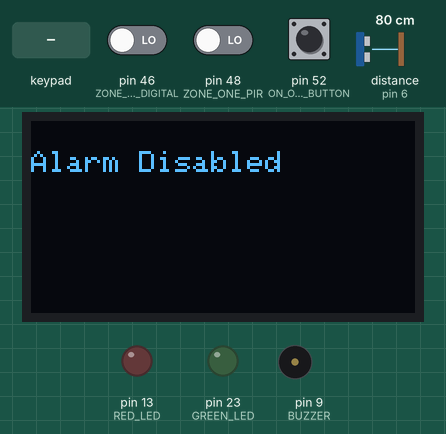
Simulated run of this sketch. Board: Arduino Mega 2560, built with avr-gcc and run on an emulated ATmega2560. On the bench: 128×64 one-colour display, output pins drawn as LEDs (lit = HIGH), buzzer (waves = sounding). The test bench sets the inputs (shaded band); at power-on: pin 52 (ON_OFF_BUTTON) HIGH, pin 46 (ZONE_TWO_IR_DIGITAL) LOW, pin 48 (ZONE_ONE_PIR) LOW, distance to the obstacle (sensor on pin 6) 80 cm. The echo pulse lasts 58.3 µs per cm; pins used as bus, display or sensor lines are not drawn; what the sketch prints to the serial monitor is not drawn.

Above: at 3.2 s.
3.3 s: pin 52 (ON_OFF_BUTTON) pulled LOW for 1.2 s
At 4.9 s:
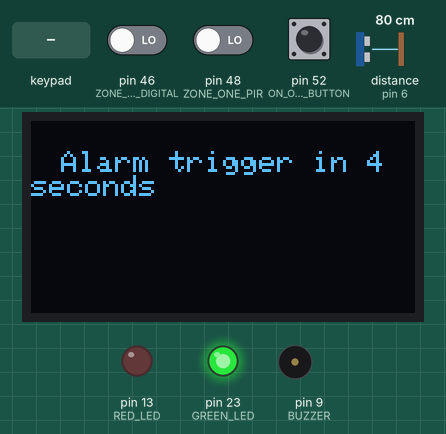
7.7 s: keypad keys 1 2 3 4 * pressed 1.395 s apart
At 8.8 s:
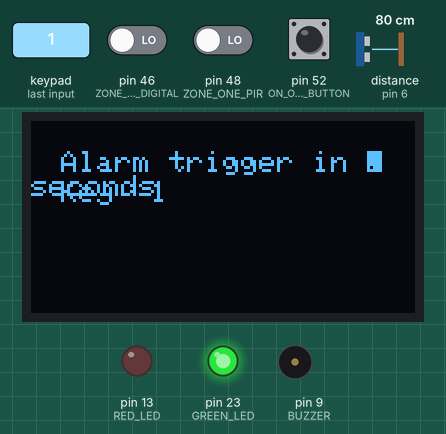
At 13.9 s:
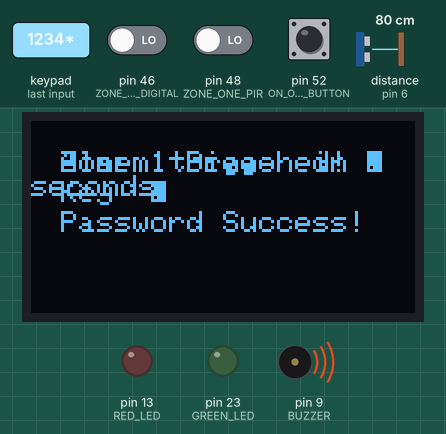
16.1 s: key 'A' pressed
18.0 s: keypad keys 1 2 3 4 # pressed 1.395 s apart
29.1 s: key 'B' pressed
33.2 s: key 'C' pressed
Timing chart, 0 to 36.2 s (numbered marks = the images above; inputs shaded):
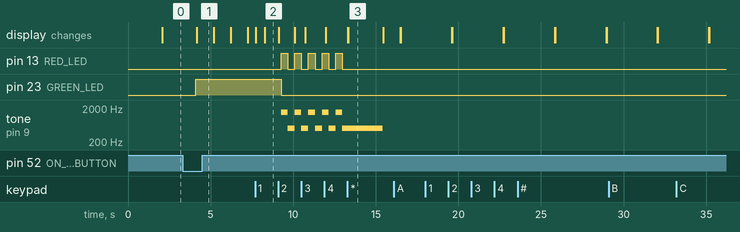

The sketch:

Alarm_System.ino
```cpp
/*
*
* Code written by Oladeji Sanyaolu (2025-2-06)
*
* Arduino Home Alarm System
*
* Project for BEng Computer Engineer 2nd Year (TUS Athlone)
*
*/

// Libraries to use
#include <Password.h>
#include <Keypad.h>

// For the OLED
#include <Wire.h>
#include <Adafruit_GFX.h>
#include <Adafruit_SSD1306.h>

// Define the Screen Width, Height - in pixels
#define OLED_SCREEN_WIDTH 128
#define OLED_SCREEN_HEIGHT 64
#define OLED_RESET     -1 // Reset pin # (or -1 if sharing Arduino reset pin)
#define OLED_SCREEN_ADDRESS 0x3C

// Pin Numbers
const int RED_LED = 13;
const int GREEN_LED = 23;
const int BUZZER = 9;
const int ON_OFF_BUTTON = 52;

// const int ENTRY_EXIT = 53; // no longer using buttons for Entry/Exit
const int ENTRY_EXIT_ULTRASONIC_TRIG = 7;
const int ENTRY_EXIT_ULTRASONIC_ECHO = 6;

const int ZONE_ONE_PIR = 48;
#define ZONE_ONE_SOUND A2

const int ZONE_TWO_IR_DIGITAL = 46;
#define ZONE_TWO_TEMP A0

// Time constants
const int FIVE_SEC = 5000;

// Zone states
int EntryExitState;
int OnOffState;

int ZoneOneState;
int ZoneTwoState;

// Boolean to arm alarm
bool alarmArmed = false;

// Variables for ENTRY_EXIT_Ultrasonic
long entry_exit_duration;
float entry_exit_distance;

// Variables for my_delay()
//int period = 1000;
unsigned long time_now = 0;

// Defining the Password function
Password password = Password("1234");

// Defining the OLED function (SSD1306 connected to I2C)
Adafruit_SSD1306 oled(OLED_SCREEN_WIDTH, OLED_SCREEN_HEIGHT, &Wire, OLED_SCREEN_ADDRESS);

/**************
* Defining the Keypad Function
***************/
const byte ROWS = 4; // four rows
const byte COLS = 4; // four columns

char keys[ROWS][COLS] = { // Define the Keymap
  {'1','2','3', 'A'},
  {'4','5','6', 'B'},
  {'7','8','9', 'C'},
  {'*','0','#', 'D'} // (*) is to validate password // (#) is to reset password attempt
};

byte rowPins[ROWS] = {22, 24, 26, 28};//{9, 8, 7, 6}; // connect to the row pinouts of the keypad (Keypad ROW0, ROW1, ROW2, and ROW3)
byte colPins[COLS] = {30, 32, 34, 36}; //{5, 4, 3, 2}; // connect to the column pinouts of the keypad (Keypad COL0, COL1, COL2, COL3)

// Create the Keypad
Keypad keypad = Keypad( makeKeymap(keys), rowPins, colPins, ROWS, COLS );
/**************
* End of defining the Keypad Function
***************/


// the setup function runs once when you press reset or power the board
void setup() {
  Serial.begin(9600);

  //I2CScanner();
  // Initialize digital pin LED_BUILTIN as an output.
  //pinMode(LED_BUILTIN, OUTPUT);

  // Set the LEDs as an output
  pinMode(RED_LED, OUTPUT);
  pinMode(GREEN_LED, OUTPUT);

  // Set the buzzer as an output
  pinMode(BUZZER, OUTPUT);

  // Set the given pins to be an input pull-up
  pinMode(ON_OFF_BUTTON, INPUT_PULLUP);
  // pinMode(ENTRY_EXIT, INPUT_PULLUP); // no longer using a button for Entry/Exit
  pinMode(ENTRY_EXIT_ULTRASONIC_TRIG, OUTPUT);
  pinMode(ENTRY_EXIT_ULTRASONIC_ECHO, INPUT);

  // Setup for Zone 1
  pinMode(ZONE_ONE_PIR, INPUT);
  pinMode(ZONE_ONE_SOUND, INPUT);

  // Setup for Zone 2
  pinMode(ZONE_TWO_IR_DIGITAL, INPUT);
  pinMode(ZONE_TWO_TEMP, INPUT);

  // Have the keypad listen for input
  keypad.addEventListener(keypadEvent);

  // Turn off the LEDs
  digitalWrite(RED_LED, LOW);
  digitalWrite(GREEN_LED, LOW);

  initOLED();
}

// the loop function runs over and over again forever
void loop() {
  keypad.getKey();
  toggleAlarm(); // Check if the alarm has been enabled
  displayOLEDText("Alarm Disabled");

  while(alarmArmed == true) { // The state is set to ON
    keypad.getKey(); // Just in case the home-owner wishes to disarm the alarm
    Serial.println("ALARM_ENABLED"); // For Processing

    // Clear the OLED
    oled.clearDisplay();

    // Check the zones
    read_entry_exit();
    read_zone_1();
    read_zone_2();

    if (EntryExitState == 1) { // Entry/Exit zone has been breached
      displayOLEDText("Entry/Exit zone accessed."); // TODO: Use for OLED
      countdown(10);
      // Serial.println("Entry Exit zone breeched"); // TODO: Use for OLED
      keypad.getKey();

      while(alarmArmed == true) { // The alarm has been triggered
        keypad.getKey();
        flash();

        displayOLEDTextPositon("Entry/Exit Breached!", 10, 10);
        Serial.println("ENTRY_EXIT_BREACH"); // For Processing
      }
    }


    if (ZoneOneState == 1) { // Zone 1 has been breached
      countdown(5);
      keypad.getKey();

      while(alarmArmed == true) { // The alarm has been triggered by Zone 1
        keypad.getKey();
        flash();

        displayOLEDTextPositon("Zone 1 Breached!", 10, 10); // Serial.println("Zone 1 Breached"); // TODO: Use for OLED
        Serial.println("ZONE_1_BREACH"); // For Processing
      }
    }

    if (ZoneTwoState == 1) { // Zone 2 has been breached
      countdown(5);
      keypad.getKey();

      while(alarmArmed == true) { // The alarm has been triggered by Zone 2
        keypad.getKey();
        flash();

        displayOLEDTextPositon("Zone 2 Breached!", 10, 10); // OLED Display
        Serial.println("ZONE_2_BREACH");
      }
    }
  }

  delay(1000);
}


/*
  Flashing with a custom delay function
*/
void flash() {
  changeGreenLED(false); // Make sure the Green LED is off

  changeRedLED(true); // digitalWrite(RED_LED, HIGH); // digitalWrite(LED_BUILTIN, HIGH); // turn the RED LED on (HIGH is the voltage level)
  playBuzzer(BUZZER, 1500, 200);
  custom_delay(200);//delay(1000);

  changeRedLED(false); // digitalWrite(RED_LED, LOW); // digitalWrite(LED_BUILTIN, LOW); // turn the RED LED off by making the voltage LOW
  playBuzzer(BUZZER, 500, 200);
  custom_delay(200);//delay(1000);
}

void custom_delay(int period) {
  time_now = millis();

  while(millis() < time_now + period) { // wait approx. (period) ms
    keypad.getKey();
  }
}

/*
  Play Sound
*/
void playBuzzer(int buzzer, int freq, int time) {
  tone(buzzer, freq); // Send (freq) sound signal...
  delay(time); // ...for (time) sec
}


void stopBuzzer(int buzzer) {
  noTone(buzzer); // Stop sound...
}

/*
  End of flashing with a custom delay function
*/

// Countdown function
void countdown(int timer) {
  for (int z = timer; z > 0; z--) { // Start from 10, down to 0
    //Serial.println("Alarm will arm in ");
    displayOLEDTextPositon("Alarm trigger in " + String(z - 1) + " seconds", 10, 10);
    //Serial.print(z - 1); Serial.println(" seconds");
    custom_delay(1000);//delay(1000); // Wait for one second before looping again

    if (alarmArmed == false) // Stop the countdown
      break;
  }
}

// Check Password function
void checkPassword() {
  if (password.evaluate()) {
    Serial.println("KEYPAD_SUCCESS"); // For Processing
    displayOLEDTextPositon("Password Success!", 10, 30);
    alarmArmed = false;
  } else {
    Serial.println("KEYPAD_FAIL"); // For Processing
    displayOLEDTextPositon("Invalid Password!", 10, 30);
    oled.clearDisplay(); // Clear the OLED;
  }

  password.reset();
}

// Turn on/off the LED depending on situation
void changeRedLED(bool on) {
  if (on == true) {
    digitalWrite(RED_LED, HIGH); // turn the RED LED on by making the voltage HIGH
  } else {
    digitalWrite(RED_LED, LOW); // turn the RED LED off by making the voltage LOW

  }
}

void changeGreenLED(bool on) {
  if (on == true) {
    digitalWrite(GREEN_LED, HIGH); // turn the GREEN LED on by making the voltage HIGH
  } else {
    digitalWrite(GREEN_LED, LOW); // turn the GREEN LED off by making the voltage LOW

  }
}

/*
  OLED Functions
*/
void initOLED() {
  // initialise OLED display with address 0x3C for 128x64
  if (!oled.begin(SSD1306_SWITCHCAPVCC, 0x3C)) {
    Serial.println(F("SSD1306 allocation failed"));
    while (true);
  }

  delay(2000); // wait for init
}

// Clears the display and shows text at (0, 10)
void displayOLEDText(String text) {
  oled.clearDisplay(); // clear display

  oled.setTextSize(1);
  oled.setTextColor(WHITE);
  oled.setCursor(0, 10);
  oled.println(text);
  oled.display();
}

// Does not clear display and adds text to a selected coord
void displayOLEDTextPositon(String text, int x, int y) {
  oled.setTextSize(1);
  oled.setTextColor(WHITE);
  oled.setCursor(x, y);
  oled.println(text);
  oled.display();
}

void clearOLED() {
  oled.clearDisplay();
}

// Check if the Alarm has been turned on
void toggleAlarm() {
  read_on_off();

  if (OnOffState == 0)
    alarmArmed = !alarmArmed;

  if (alarmArmed == true) {
    // Serial.println("ALARM ARMED"); // TODO: Use for OLED
    // Serial.println("ALARM_ENABLED"); // For Processing
    changeGreenLED(true); // Green LED indicates the the alarm is armed
  } else {
    // Serial.println("ALARM DISARMED"); // TODO: Use for OLED
    Serial.println("ALARM_DISABLED"); // For Processing
    changeGreenLED(false); // Turn off the Green LED
    stopBuzzer(BUZZER); // Stop the Buzzer

  }
}

/**************
* Digital Read States
**************/

// Checks the On/Off state
void read_on_off() {
  OnOffState = digitalRead(ON_OFF_BUTTON);
}

// Checks the Entry/Exit state
void read_entry_exit() {
  // Clear the trigPin by setting it LOW:
  digitalWrite(ENTRY_EXIT_ULTRASONIC_TRIG, LOW);
  delayMicroseconds(10);

  // Trigger the sensor by setting the trigPin high for 10 microseconds:
  digitalWrite(ENTRY_EXIT_ULTRASONIC_TRIG, HIGH);
  delayMicroseconds(10);
  digitalWrite(ENTRY_EXIT_ULTRASONIC_TRIG, LOW);

  // Read the echoPin, pulseIn() returns the duration (length of the pulse) in microseconds:
  entry_exit_duration = pulseIn(ENTRY_EXIT_ULTRASONIC_ECHO, HIGH);
  // Calculate the distance:
  entry_exit_distance = entry_exit_duration * 0.034 / 2;

  // Print the distance on the Serial Monitor (Ctrl+Shift+M):
  // Serial.print(entry_exit_distance); // Debugging
  // Serial.println(" cm"); // Debugging

  if (entry_exit_distance > 0.00 && entry_exit_distance <= 6.0) { // Someone has potentially breached the entry/exit zone
    Serial.println("ENTRY_EXIT_ULTRASONIC_DETECT");
    EntryExitState = 1;
  } else {
    EntryExitState = 0;
  }

}

void read_zone_1() { // Zone 1 is operated by a PIR and a sound detector
  int pirState = digitalRead(ZONE_ONE_PIR);
  int soundValue = analogRead(ZONE_ONE_SOUND);

  //Serial.print("Sound Value: ");
  //Serial.println(soundValue);

  if (pirState == 1) {
    Serial.println("ZONE_1_PIR_DETECT");
    ZoneOneState = 1;
  } else if (soundValue >= 70) {
    Serial.println("ZONE_1_SOUND_DETECT");
    ZoneOneState = 1;
  } else {
    ZoneOneState = 0;
  }
}

void read_zone_2() { // Zone 2
  int irTwoState = digitalRead(ZONE_TWO_IR_DIGITAL);
  int tempValue = analogRead(ZONE_TWO_TEMP);

  //Serial.print("Temp. Value: ");
  //Serial.println(tempValue);

  if (irTwoState == 0) {
    Serial.println("ZONE_2_IR_DETECT");
    ZoneTwoState = 1;
  } else if (tempValue >= 1030) {
    Serial.println("ZONE_2_TEMP_DETECT");
    ZoneTwoState = 1;
  } else {
    ZoneTwoState = 0;
  }
}
/**************
* End of Digital Read States
**************/


/**************
* Event handler
***************/
void keypadEvent(KeypadEvent keyEvent) {
  switch(keypad.getState()) {
    case PRESSED:
      Serial.print("Keypad: ");
      Serial.print(keyEvent);
      Serial.println();
      displayOLEDTextPositon("Key: " + String(keyEvent), 10, 20);

      switch(keyEvent) {
        case '*':
          checkPassword();
          break;
        case '#':
          password.reset();
          break;
        default:
          password.append(keyEvent);
          break;
      }
  }
}
/**************
* End of Event handler
***************/


// I2C Scanner (to find the OLED)
void I2CScanner() {
  Serial.println();
  Serial.println ("I2C scanner. Scanning ...");

  byte count = 0;

  pinMode(12, OUTPUT);

  digitalWrite(12, HIGH);
  Wire.begin();

  for (byte i = 1; i < 120; i++) {
    Wire.beginTransmission(i);

    if (Wire.endTransmission() == 0) {
      Serial.print ("Found address: ");
      Serial.print (i, DEC);
      Serial.print (" (0x");
      Serial.print (i, HEX);
      Serial.println (")");
      count++;
      delay (1);
    }
  }

  Serial.println("Done.");
  Serial.print("Found ");
  Serial.print(count, DEC);
  Serial.println(" device(s).");

}
```

Measured:
- after the input at 3.3 s, pin 23 (GREEN_LED): LOW → HIGH after 0.79 s; the display: changes after 0.85 s (image 1)
- after the input at 7.7 s, pin 13 (RED_LED): goes on until 13.0 s, then stays LOW; the display: first changes at once (image 2 shows a later state)
- by itself, tone on pin 9 (BUZZER): plays 1500 Hz for 0.40 s, 500 Hz for 0.43 s, 1500 Hz for 0.40 s, 500 Hz for 0.43 s, 1500 Hz for 0.40 s, 500 Hz for 0.43 s … (10 notes in this stretch)
- what the display in image 3 shows lasts 2.2 s, from 13.3 s to 15.5 s
